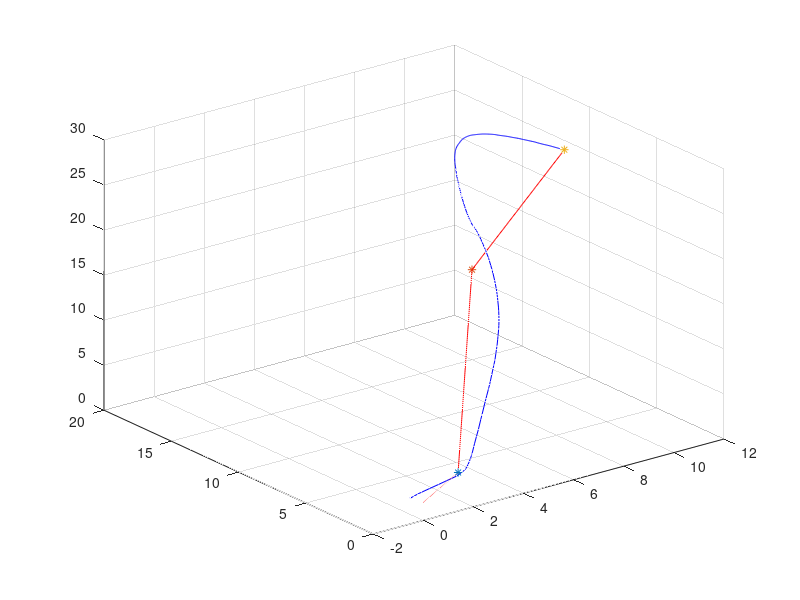

This figure's MATLAB source:
%initialize variables 
load('wps_1.mat')
load('wps_3.mat')
load('wps_2.mat')
n_wps=3;
load('real_x.mat')
load('real_y.mat')
load('real_z.mat')

%use the locìgical not operator in xr to locate the zeros;
%xr_new es el vector de los indices
xr_new=find(~xr);
n=xr_new(1,1);

x_traj=xr(1:n-1); %trova size di x_traj
y_traj=yr(1:n-1);
z_traj=zr(1:n-1);

z=[0 0 2];

nwps=[z;
      w1;
      w2;
      w3]
      
[r c]=size(nwps);

%definisco le direzioni 
v0=[w1(1)-z(1) w1(2)-z(2) w1(3)-z(3)];
v1=[w2(1)-w1(1) w2(2)-w1(2) w2(3)-w1(3)];
v2=[w3(1)-w2(1) w3(2)-w2(2) w3(3)-w2(3)];

dir_recta=[v0;
           v1;
           v2]
       
t=linspace(0,1);
n_wps=r-1;
%calcola il numero di punti nella real pose
[n_traj c]=size(x_traj)

%definisci il vettore delle distanze 
d_min=zeros(n_traj,1);
d=[];
%scrivi ciclo per calcolare la retta 
plot3(x_traj,y_traj,z_traj,'b')
hold on 
plot3(w1(1),w1(2),w1(3),'*');
hold on 
plot3(w2(1),w2(2),w2(3),'*');
hold on 
plot3(w3(1),w3(2),w3(3),'*');
k=1;
h=1;
d_min=zeros(k,1);

for i= 1 : n_wps
    %equazione parametrica della retta;
    x=nwps(i,1)+dir_recta(i,1)*t;
    y=nwps(i,2)+dir_recta(i,2)*t;
    z=nwps(i,3)+dir_recta(i,3)*t;
    hold on 
    plot3(x,y,z,'r')
    grid on
    hold on 
    % prova solo per il primo punto della traiettoria per il debugging
    for j= k:n_traj
        %calcola la distanza d_way fra i punti della traiettoria e il primo waypoints
         d_way=sqrt((xr(j,1)-w1(1)).^2+(yr(j,1)-w1(2)).^2+(zr(j,1)- w1(3)).^2)
       
         if d_way > 0.4
         %condizione di massima vicinanza al waypoint    
         %calcola la distanza del j-esimo punto della real pose ad un punto
         %variabili di debug
         xr(j,1);
         yr(j,1);
         zr(j,1);
         d(j,:)=sqrt((xr(j,1)-transpose(x)).^2+(yr(j,1)-transpose(y)).^2+(zr(j,1)- transpose(z)).^2);
         %trova il minimo di d
         d_min(k,1)= min(d(j,:));
         k=k+1;
         else 
             break 
         end 
         
    end 
    
end 






    
% for i=1:r
%     
% %     if norm([r_p(1,1) - wps(1,1) r_p(1,2)-wps(1,2) r_p(1,3)-wps(1,3])  %con la norma?distanza?
%         
%         d(i,:)=sqrt((r_p(i,1)-x_1).^2+(r_p(i,2)-y_1).^2+(r_p(i,3)- z_1).^2)
%        
%         %trova il minimo di d
%         
%         d_min(i)= min(d(i,:))
%         
%         %calcola distanza
% %     else
% %        break
% %     end 
% end 


% plot3(x_3,y_3,z_3,'b')
% hold on 
% plot3(x_1,y_1,z_1,'r')
% hold on 
% plot3(x_2,y_2,z_2,'b')
% grid on 
% hold on 
% plot3(w1(1),w1(2),w1(3),'*')
% plot3(w2(1),w2(2),w2(3),'*')
% hold on 
% plot3(w3(1),w3(2),w3(3),'*')
% hold on 
% plot3(r_p(:,1),r_p(:,2),r_p(:,3))

%distanza primo wps e primo punto della pose
% plot3(r_p(:,1),r_p(:,2),r_p(:,3),'r')
% hold on 
% plot3(wps(1,1),wps(1,2),wps(1,3),'+')
% hold on 
% plot3(r_p(1,1),r_p(1,2),r_p(1,3),'*')

% %RETTA FRA LA POSIZIONE DI take off E IL PRIMO WP
% v0=[w1(1)-z(1) w1(2)-z(2) w1(3)-z(3)]
% %equazione parametrica della retta:
% t=linspace(0,2);
% 
% x_1=z(1)+v0(1)*t
% y_1=z(2)+v0(2)*t
% z_1=z(3)+v0(3)*t
% 
% %RETTA FRA PRIMO E SECONDO WPS
% v1=[w2(1)-w1(1) w2(2)-w1(2) w2(3)-w1(3)]
% %equazione parametrica della retta:
% 
% x_2=w1(1)+v1(1)*t
% y_2=w1(2)+v1(2)*t
% z_2=w1(3)+v1(3)*t
% 
% %RETTA FRA SECONDO E TERZO WPS
% v2=[w3(1)-w2(1) w3(2)-w2(2) w3(3)-w2(3)]
% %equazione parametrica della retta:
% 
% x_3=w2(1)+v2(1)*t
% y_3=w2(2)+v2(2)*t
% z_3=w2(3)+v2(3)*t
% 
% %me le scrivo tutte in un vettore
% a=[x_1;
%    x_2;
%    x_3]
% b=[y_1;
%    y_2;
%    y_3]
% c=[z_1;
%    z_2;
%    z_3]
%calcola distanza della 'pose' dalla 'traiettoria';